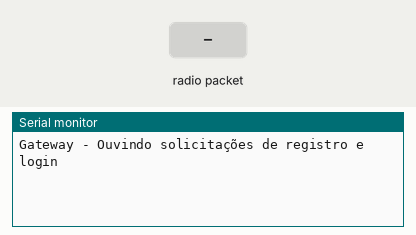
Bench run of a sketch on a simulated Arduino Uno, built with avr-gcc and run on an emulated ATmega328P. On the bench: the last lines printed to the serial monitor. The test bench sets the inputs (shaded band). EEPROM starts erased; no radio packets arrive unless stated.

Above: at 1.2 s.
1.3 s: radio packet "register" arrives
At 1.7 s:
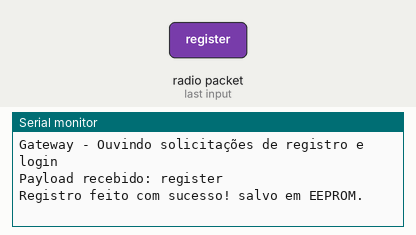
2.8 s: radio packet "login" arrives
At 4.0 s:
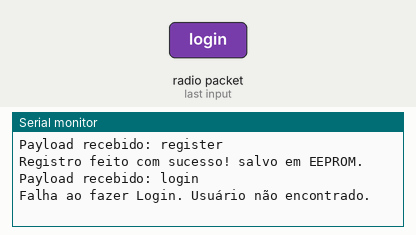
4.3 s: radio packet "1" arrives
At 5.5 s:
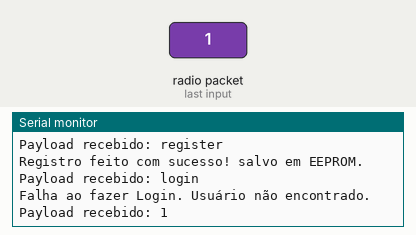
5.8 s: radio packet "register" arrives
At 6.9 s:
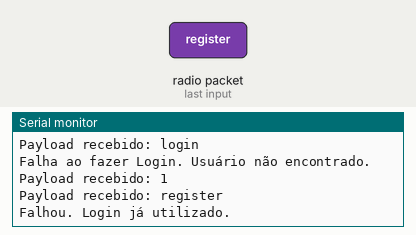

Measured:
- after the input at 1.3 s, the serial monitor: prints a new line at once (image 1)
- after the input at 2.8 s, the serial monitor: prints a new line after 0.07 s (image 2)
- after the input at 4.3 s, the serial monitor: prints a new line after 0.08 s (image 3)
- after the input at 5.8 s, the serial monitor: prints a new line after 0.08 s (image 4)

The sketch:

ARDUINO_GATEWAY_TRIO.ino
```cpp
#include <SPI.h>
#include <EEPROM.h>
#include "RF24.h"

#define CE_PIN 7
#define CSN_PIN 8
#define SERVICE_KEY 123123123

RF24 radio(CE_PIN, CSN_PIN);

uint8_t address[][6] = {"00001", "00002", "00003"};

String maskPass(String password)
{
  String mask = "";
  for (int i = 0; i < password.length(); i++)
  {
    mask += char(password[i] ^ SERVICE_KEY);
  }
  return mask;
}

void writeStringToEEPROM(int addrOffset, const String &strToWrite)
{
  byte len = strToWrite.length();
  EEPROM.write(addrOffset, len);
  for (int i = 0; i < len; i++)
  {
    EEPROM.write(addrOffset + 1 + i, strToWrite[i]);
  }
}

String readStringFromEEPROM(int addrOffset)
{
  int newStrLen = EEPROM.read(addrOffset);
  char data[newStrLen + 1];
  for (int i = 0; i < newStrLen; i++)
  {
    data[i] = EEPROM.read(addrOffset + 1 + i);
  }
  data[newStrLen] = '\0';
  return String(data);
}

int findLoginInEEPROM(String login)
{
  int address = 0;
  while (address < EEPROM.length())
  {
    String storedData = readStringFromEEPROM(address);
    int colonIndex = storedData.indexOf(':');
    String storedLogin = storedData.substring(0, colonIndex);

    if (storedLogin == login)
    {
      return address;
    }

    address += storedData.length() + 1;
  }
  return -1;
}

void setup()
{
  Serial.begin(115200);
  while (!Serial)
  {
  }

  if (!radio.begin())
  {
    while (1)
    {
    }
  }

  Serial.println(F("Gateway - Ouvindo solicitações de registro e login"));

  radio.setPALevel(RF24_PA_LOW);

  radio.openReadingPipe(1, address[0]);

  radio.startListening();
}

void loop()
{
  if (radio.available())
  {
    char receivedPayload[32] = {0};
    radio.read(&receivedPayload, sizeof(receivedPayload));

    Serial.print(F("Payload recebido: "));
    Serial.println(receivedPayload);

    String receivedString = String(receivedPayload);
    int firstColon = receivedString.indexOf(':');
    int secondColon = receivedString.indexOf(':', firstColon + 1);

    String type = receivedString.substring(0, firstColon);
    String login = receivedString.substring(firstColon + 1, secondColon);
    String password = receivedString.substring(secondColon + 1);

    if (type == "register")
    {
      int startAddress = findLoginInEEPROM(login);
      if (startAddress == -1)
      {
        String maskPassword = maskPass(password);
        startAddress = EEPROM.length();
        writeStringToEEPROM(startAddress, login + ":" + maskPassword);
        Serial.println(F("Registro feito com sucesso! salvo em EEPROM."));
      }
      else
      {
        Serial.println(F("Falhou. Login já utilizado."));
      }
    }
    else if (type == "login")
    {
      int startAddress = findLoginInEEPROM(login);
      if (startAddress != -1)
      {
        String storedData = readStringFromEEPROM(startAddress);
        int storedColon = storedData.indexOf(':');
        String storedmaskPassword = storedData.substring(storedColon + 1);
        String decryptedStoredPassword = maskPass(storedmaskPassword);

        if (password == decryptedStoredPassword)
        {
          Serial.println(F("Login realizado com sucesso"));
        }
        else
        {
          Serial.println(F("Falha ao fazer Login. Senha incorreta."));
        }
      }
      else
      {
        Serial.println(F("Falha ao fazer Login. Usuário não encontrado."));
      }
    }
  }

  delay(100);
}
```
